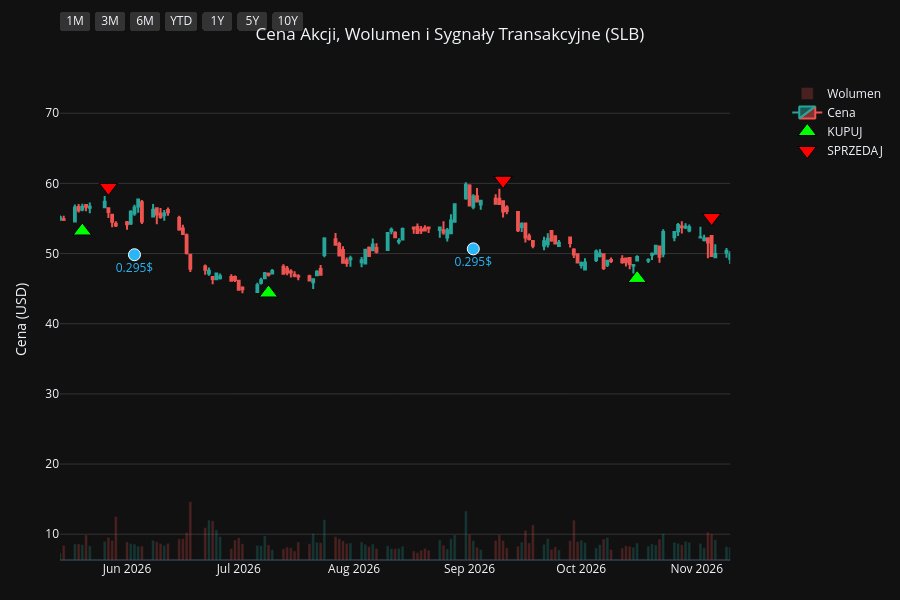
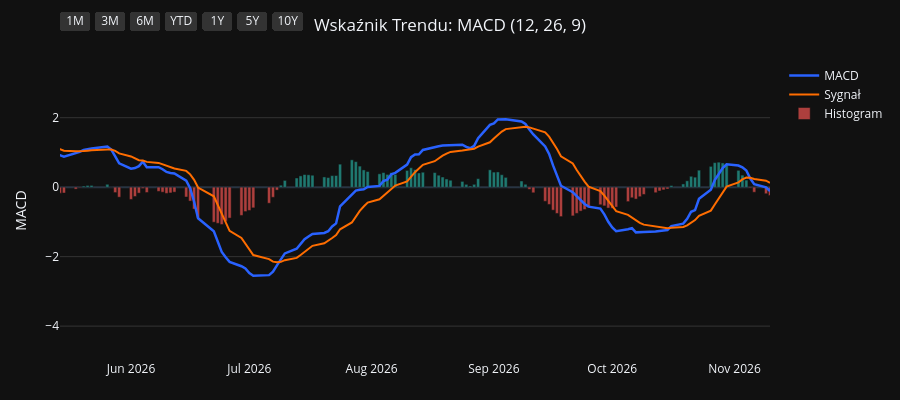
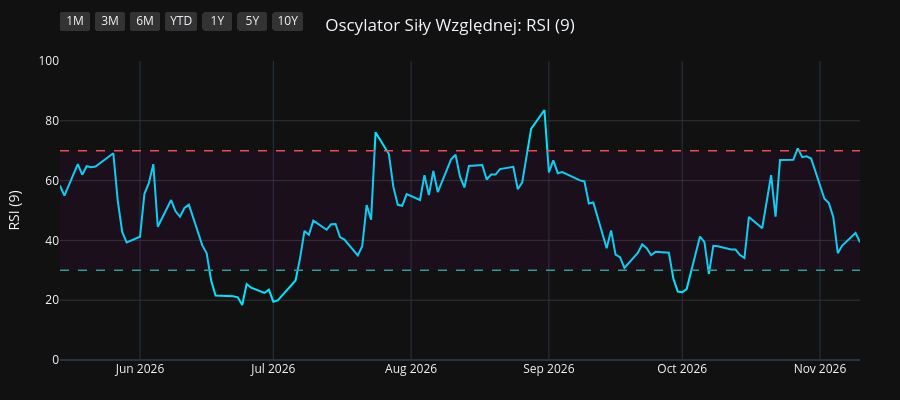
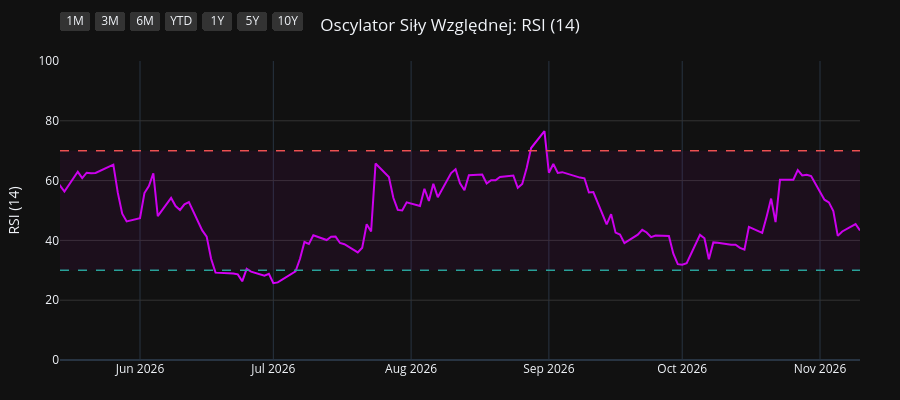

Write notebook code for charts like these, in order.
### Code cell
import os
import yfinance as yf
import pandas as pd
import pandas_ta as ta
import plotly.graph_objects as go
from plotly.subplots import make_subplots

# 1. Pobranie i przygotowanie danych
symbol = os.environ.get("STOCK_TICKER", "").strip().upper()
if not symbol:
    raise RuntimeError("Set STOCK_TICKER before running price_extractor.ipynb")
df = yf.Ticker(symbol).history(period="10y")
df.index = df.index.tz_localize(None)

# Wskaźniki i sygnały
df.ta.macd(fast=12, slow=26, signal=9, append=True)
df.ta.rsi(length=9, append=True)
df.ta.rsi(length=14, append=True)
df.ta.rsi(length=21, append=True)
df.dropna(inplace=True)

macd = df['MACD_12_26_9']
signal = df['MACDs_12_26_9']
wczorajszy_macd = macd.shift(1)
wczorajszy_signal = signal.shift(1)

df['Decyzja'] = 'BRAK'
df.loc[(macd > signal) & (wczorajszy_macd <= wczorajszy_signal), 'Decyzja'] = 'KUPUJ'
df.loc[(macd < signal) & (wczorajszy_macd >= wczorajszy_signal), 'Decyzja'] = 'SPRZEDAJ'

df_kupuj = df[df['Decyzja'] == 'KUPUJ']
df_sprzedaj = df[df['Decyzja'] == 'SPRZEDAJ']
df_dywidendy = df[df['Dividends'] > 0]
df_splity = df[df['Stock Splits'] > 0]

# Wspólna konfiguracja osi X
konfiguracja_osi_x = dict(
    type="date",
    showspikes=True, spikemode="across", spikesnap="cursor", spikedash="dot", spikecolor="#ffffff", spikethickness=1, hoverformat="%Y-%m-%d",
    rangeselector=dict(
        buttons=list([
            dict(count=1, label="1M", step="month", stepmode="backward"),
            dict(count=3, label="3M", step="month", stepmode="backward"),
            dict(count=6, label="6M", step="month", stepmode="backward"),
            dict(count=1, label="YTD", step="year", stepmode="todate"),
            dict(count=1, label="1Y", step="year", stepmode="backward"),
            dict(count=5, label="5Y", step="year", stepmode="backward"),
            dict(step="all", label="10Y")
        ]),
        bgcolor="#333333", activecolor="#2962ff", x=0, y=1.1
    )
)

# ==========================================
# WYKRES 1: CENA + WOLUMEN + SYGNAŁY
# ==========================================
fig1 = make_subplots(specs=[[{"secondary_y": True}]])

kolory_wolumenu = ['#26a69a' if row['Close'] >= row['Open'] else '#ef5350' for index, row in df.iterrows()]
fig1.add_trace(go.Bar(x=df.index, y=df['Volume'], marker_color=kolory_wolumenu, opacity=0.25, name='Wolumen'), secondary_y=True)
fig1.add_trace(go.Candlestick(x=df.index, open=df['Open'], high=df['High'], low=df['Low'], close=df['Close'], name='Cena', increasing_line_color='#26a69a', decreasing_line_color='#ef5350'), secondary_y=False)
fig1.add_trace(go.Scatter(x=df_kupuj.index, y=df_kupuj['Low'] * 0.95, customdata=df_kupuj[['Low', 'High']], mode='markers', marker=dict(symbol='triangle-up', size=16, color='#00ff00', line=dict(width=1, color='black')), name='KUPUJ', hovertemplate='KUPUJ<br>Najniższa: %{customdata[0]:.2f}<br>Najwyższa: %{customdata[1]:.2f}<extra></extra>'), secondary_y=False)
fig1.add_trace(go.Scatter(x=df_sprzedaj.index, y=df_sprzedaj['High'] * 1.05, customdata=df_sprzedaj[['Low', 'High']], mode='markers', marker=dict(symbol='triangle-down', size=16, color='#ff0000', line=dict(width=1, color='black')), name='SPRZEDAJ', hovertemplate='SPRZEDAJ<br>Najniższa: %{customdata[0]:.2f}<br>Najwyższa: %{customdata[1]:.2f}<extra></extra>'), secondary_y=False)

if not df_dywidendy.empty:
    fig1.add_trace(go.Scatter(x=df_dywidendy.index, y=df_dywidendy['Low'] * 0.90, mode='markers+text', marker=dict(symbol='circle', size=12, color='#29b6f6', line=dict(width=1, color='white')), text=df_dywidendy['Dividends'].apply(lambda x: f"{x}$"), textposition="bottom center", name='Dywidenda', showlegend=False, hovertemplate='Dywidenda: %{text}<extra></extra>', textfont=dict(color="#29b6f6")), secondary_y=False)
if not df_splity.empty:
                    fig1.add_trace(go.Scatter(x=df_splity.index, y=df_splity['High'], mode='markers+text', marker=dict(symbol='star', size=16, color='#ffee58', line=dict(width=1, color='black')), text=df_splity['Stock Splits'].apply(lambda x: f"{x:g}:1" if x >= 1 else f"1:{1 / x:g}"), textposition="top center", name='Split', hovertemplate='%{text}<extra></extra>', textfont=dict(color="#ffee58")), secondary_y=False)

fig1.update_layout(title=dict(text=f"Cena Akcji, Wolumen i Sygnały Transakcyjne ({symbol})", x=0.5, xanchor='center'), dragmode='pan', xaxis_rangeslider_visible=False, template='plotly_dark', height=600, hovermode='x unified', margin=dict(l=60, r=40, t=60, b=40))
fig1.update_xaxes(**konfiguracja_osi_x)
fig1.update_xaxes(range=[df.index.max() - pd.Timedelta(days=180), df.index.max()])
fig1.update_yaxes(title_text="Cena (USD)", secondary_y=False, gridcolor='#333333')
fig1.update_yaxes(range=[0, df['Volume'].max() * 4], showgrid=False, showticklabels=False, secondary_y=True)
fig1.show(config={'scrollZoom': True})

# ==========================================
# WYKRES 2: WSKAŹNIK MACD
# ==========================================
fig2 = go.Figure()
fig2.add_trace(go.Scatter(x=df.index, y=df['MACD_12_26_9'], line=dict(color='#2962ff', width=2.5), name='MACD'))
fig2.add_trace(go.Scatter(x=df.index, y=df['MACDs_12_26_9'], line=dict(color='#ff6d00', width=2), name='Sygnał'))
kolory_macd = ['#26a69a' if val >= 0 else '#ef5350' for val in df['MACDh_12_26_9']]
fig2.add_trace(go.Bar(x=df.index, y=df['MACDh_12_26_9'], marker_color=kolory_macd, name='Histogram', opacity=0.7))
fig2.update_layout(title=dict(text="Wskaźnik Trendu: MACD (12, 26, 9)", x=0.5, xanchor='center'), dragmode='pan', xaxis_rangeslider_visible=False, template='plotly_dark', height=400, hovermode='x unified', margin=dict(l=60, r=40, t=60, b=40))
fig2.update_xaxes(**konfiguracja_osi_x)
fig2.update_xaxes(range=[df.index.max() - pd.Timedelta(days=180), df.index.max()])
fig2.update_yaxes(title_text="MACD", gridcolor='#333333')
fig2.show(config={'scrollZoom': True})

# ==========================================
# WYKRES 3: OSCYLATOR RSI (9)
# ==========================================
fig3 = go.Figure()
fig3.add_trace(go.Scatter(x=df.index, y=df['RSI_9'], line=dict(color='#00e5ff', width=2), name='RSI (9)'))
fig3.add_hline(y=70, line_dash="dash", line_color="#ef5350", line_width=1.5)
fig3.add_hline(y=30, line_dash="dash", line_color="#26a69a", line_width=1.5)
fig3.add_hrect(y0=30, y1=70, line_width=0, fillcolor="purple", opacity=0.1)
fig3.update_layout(title=dict(text="Oscylator Siły Względnej: RSI (9)", x=0.5, xanchor='center'), dragmode='pan', xaxis_rangeslider_visible=False, template='plotly_dark', height=400, hovermode='x unified', margin=dict(l=60, r=40, t=60, b=40))
fig3.update_xaxes(**konfiguracja_osi_x)
fig3.update_xaxes(range=[df.index.max() - pd.Timedelta(days=180), df.index.max()])
fig3.update_yaxes(title_text="RSI (9)", range=[0, 100], gridcolor='#333333')
fig3.show(config={'scrollZoom': True})

# ==========================================
# WYKRES 4: OSCYLATOR RSI (14)
# ==========================================
fig4 = go.Figure()
fig4.add_trace(go.Scatter(x=df.index, y=df['RSI_14'], line=dict(color='#d500f9', width=2), name='RSI (14)'))
fig4.add_hline(y=70, line_dash="dash", line_color="#ef5350", line_width=1.5)
fig4.add_hline(y=30, line_dash="dash", line_color="#26a69a", line_width=1.5)
fig4.add_hrect(y0=30, y1=70, line_width=0, fillcolor="purple", opacity=0.1)
fig4.update_layout(title=dict(text="Oscylator Siły Względnej: RSI (14)", x=0.5, xanchor='center'), dragmode='pan', xaxis_rangeslider_visible=False, template='plotly_dark', height=400, hovermode='x unified', margin=dict(l=60, r=40, t=60, b=40))
fig4.update_xaxes(**konfiguracja_osi_x)
fig4.update_xaxes(range=[df.index.max() - pd.Timedelta(days=180), df.index.max()])
fig4.update_yaxes(title_text="RSI (14)", range=[0, 100], gridcolor='#333333')
fig4.show(config={'scrollZoom': True})

# ==========================================
# WYKRES 5: OSCYLATOR RSI (21)
# ==========================================
fig5 = go.Figure()
fig5.add_trace(go.Scatter(x=df.index, y=df['RSI_21'], line=dict(color='#64dd17', width=2), name='RSI (21)'))
fig5.add_hline(y=70, line_dash="dash", line_color="#ef5350", line_width=1.5)
fig5.add_hline(y=30, line_dash="dash", line_color="#26a69a", line_width=1.5)
fig5.add_hrect(y0=30, y1=70, line_width=0, fillcolor="purple", opacity=0.1)
fig5.update_layout(title=dict(text="Oscylator Siły Względnej: RSI (21)", x=0.5, xanchor='center'), dragmode='pan', xaxis_rangeslider_visible=False, template='plotly_dark', height=400, hovermode='x unified', margin=dict(l=60, r=40, t=60, b=40))
fig5.update_xaxes(**konfiguracja_osi_x)
fig5.update_xaxes(range=[df.index.max() - pd.Timedelta(days=180), df.index.max()])
fig5.update_yaxes(title_text="RSI (21)", range=[0, 100], gridcolor='#333333')
fig5.show(config={'scrollZoom': True})

### Figure 1 — Plotly figure (JSON) as saved in the notebook; plotly's stock layout.template omitted (floating-point values rounded to 4 significant figures; data arrays with more than 128 entries replaced by an {"elided": "..."} marker saying what was removed)
{"data": [{"marker": {"color": {"elided": "2479 str values"}}, "name": "Wolumen", "opacity": 0.25, "type": "bar", "x": {"elided": "2479 str values"}, "xaxis": "x", "y": {"elided": "2479 int values"}, "yaxis": "y2"}, {"close": {"elided": "2479 float values"}, "decreasing": {"line": {"color": "#ef5350"}}, "high": {"elided": "2479 float values"}, "increasing": {"line": {"color": "#26a69a"}}, "low": {"elided": "2479 float values"}, "name": "Cena", "open": {"elided": "2479 float values"}, "type": "candlestick", "x": {"elided": "2479 str values"}, "xaxis": "x", "yaxis": "y"}, {"customdata": {"elided": "87x2 float values"}, "hovertemplate": "KUPUJ<br>Najniższa: %{customdata[0]:.2f}<br>Najwyższa: %{customdata[1]:.2f}<extra></extra>", "marker": {"color": "#00ff00", "line": {"color": "black", "width": 1}, "size": 16, "symbol": "triangle-up"}, "mode": "markers", "name": "KUPUJ", "type": "scatter", "x": ["2017-01-19T00:00:00", "2017-03-01T00:00:00", "2017-03-16T00:00:00", "2017-03-29T00:00:00", "2017-05-10T00:00:00", "2017-05-31T00:00:00", "2017-07-03T00:00:00", "2017-08-29T00:00:00", "2017-11-06T00:00:00", "2017-11-30T00:00:00", "2018-03-05T00:00:00", "2018-04-04T00:00:00", "2018-05-09T00:00:00", "2018-06-29T00:00:00", "2018-07-05T00:00:00", "2018-07-27T00:00:00", "2018-08-08T00:00:00", "2018-08-23T00:00:00", "2018-09-18T00:00:00", "2018-11-26T00:00:00", "2018-12-28T00:00:00", "2019-02-15T00:00:00", "2019-03-21T00:00:00", "2019-03-29T00:00:00", "2019-06-07T00:00:00", "2019-08-30T00:00:00", "2019-10-18T00:00:00", "2019-11-21T00:00:00", "2019-12-06T00:00:00", "2020-02-11T00:00:00", "2020-03-25T00:00:00", "2020-07-16T00:00:00", "2020-08-05T00:00:00", "2020-09-17T00:00:00", "2020-10-08T00:00:00", "2020-10-30T00:00:00", "2021-01-06T00:00:00", "2021-02-05T00:00:00", "2021-04-28T00:00:00", "2021-06-02T00:00:00", "2021-07-27T00:00:00", "2021-08-24T00:00:00", "2021-09-13T00:00:00", "2021-09-23T00:00:00", "2021-12-08T00:00:00", "2021-12-22T00:00:00", "2022-03-08T00:00:00", "2022-03-24T00:00:00", "2022-04-14T00:00:00", "2022-05-05T00:00:00", "2022-05-16T00:00:00", "2022-07-19T00:00:00", "2022-09-12T00:00:00", "2022-10-04T00:00:00", "2022-12-21T00:00:00", "2023-02-14T00:00:00", "2023-03-03T00:00:00", "2023-03-29T00:00:00", "2023-05-22T00:00:00", "2023-09-01T00:00:00", "2023-10-16T00:00:00", "2023-11-28T00:00:00", "2023-12-14T00:00:00", "2024-01-23T00:00:00", "2024-02-16T00:00:00", "2024-05-10T00:00:00", "2024-06-11T00:00:00", "2024-07-11T00:00:00", "2024-08-19T00:00:00", "2024-08-21T00:00:00", "2024-09-18T00:00:00", "2024-11-06T00:00:00", "2025-01-02T00:00:00", "2025-02-12T00:00:00", "2025-03-17T00:00:00", "2025-04-24T00:00:00", "2025-06-06T00:00:00", "2025-07-02T00:00:00", "2025-07-28T00:00:00", "2025-08-19T00:00:00", "2025-10-22T00:00:00", "2025-12-03T00:00:00", "2026-01-05T00:00:00", "2026-03-23T00:00:00", "2026-05-20T00:00:00", "2026-07-09T00:00:00", "2026-10-16T00:00:00"], "xaxis": "x", "y": [62.73, 58.53, 57.56, 56.34, 52.54, 49.9, 48.2, 45.94, 47.13, 46.07, 48.56, 47.19, 52.69, 50.5, 49.7, 49.99, 49.73, 48.44, 46.3, 35.16, 27.91, 34.55, 34.01, 33.58, 27.74, 25.32, 25.68, 28.84, 29.22, 27.89, 11.18, 15.36, 16.06, 15.4, 13.3, 11.95, 19.91, 20.87, 22.07, 27.7, 24.17, 23.44, 23.18, 23.16, 26.2, 24.8, 36.89, 36.26, 36.11, 35.49, 34.96, 28.45, 34.21, 33.34, 45.01, 48.88, 47.2, 41.84, 39.36, 52.1, 51.69, 45.87, 44.09, 44.42, 42.89, 42.78, 39.6, 40.38, 40.26, 39.45, 37.07, 37.59, 34.65, 37.55, 37.43, 31.06, 30.71, 32.08, 32.71, 30.44, 31.53, 33.86, 39.74, 44.26, 53.21, 44.38, 46.46], "yaxis": "y"}, {"customdata": {"elided": "87x2 float values"}, "hovertemplate": "SPRZEDAJ<br>Najniższa: %{customdata[0]:.2f}<br>Najwyższa: %{customdata[1]:.2f}<extra></extra>", "marker": {"color": "#ff0000", "line": {"color": "black", "width": 1}, "size": 16, "symbol": "triangle-down"}, "mode": "markers", "name": "SPRZEDAJ", "type": "scatter", "x": ["2017-01-20T00:00:00", "2017-03-08T00:00:00", "2017-03-23T00:00:00", "2017-04-19T00:00:00", "2017-05-30T00:00:00", "2017-06-20T00:00:00", "2017-08-08T00:00:00", "2017-10-05T00:00:00", "2017-11-15T00:00:00", "2018-01-25T00:00:00", "2018-03-26T00:00:00", "2018-05-02T00:00:00", "2018-05-25T00:00:00", "2018-07-02T00:00:00", "2018-07-20T00:00:00", "2018-08-03T00:00:00", "2018-08-09T00:00:00", "2018-09-04T00:00:00", "2018-10-11T00:00:00", "2018-12-06T00:00:00", "2019-02-08T00:00:00", "2019-02-22T00:00:00", "2019-03-22T00:00:00", "2019-04-24T00:00:00", "2019-07-17T00:00:00", "2019-09-25T00:00:00", "2019-11-15T00:00:00", "2019-12-03T00:00:00", "2020-01-02T00:00:00", "2020-02-24T00:00:00", "2020-06-12T00:00:00", "2020-07-31T00:00:00", "2020-08-20T00:00:00", "2020-09-21T00:00:00", "2020-10-28T00:00:00", "2020-12-14T00:00:00", "2021-01-21T00:00:00", "2021-03-12T00:00:00", "2021-05-24T00:00:00", "2021-06-14T00:00:00", "2021-08-18T00:00:00", "2021-09-09T00:00:00", "2021-09-22T00:00:00", "2021-10-27T00:00:00", "2021-12-17T00:00:00", "2022-02-03T00:00:00", "2022-03-15T00:00:00", "2022-03-31T00:00:00", "2022-04-21T00:00:00", "2022-05-09T00:00:00", "2022-06-13T00:00:00", "2022-09-02T00:00:00", "2022-09-19T00:00:00", "2022-11-10T00:00:00", "2023-01-24T00:00:00", "2023-02-17T00:00:00", "2023-03-08T00:00:00", "2023-04-25T00:00:00", "2023-07-27T00:00:00", "2023-09-19T00:00:00", "2023-10-24T00:00:00", "2023-12-06T00:00:00", "2024-01-08T00:00:00", "2024-02-01T00:00:00", "2024-04-04T00:00:00", "2024-05-23T00:00:00", "2024-07-10T00:00:00", "2024-07-30T00:00:00", "2024-08-20T00:00:00", "2024-09-03T00:00:00", "2024-10-17T00:00:00", "2024-12-04T00:00:00", "2025-01-31T00:00:00", "2025-02-25T00:00:00", "2025-04-03T00:00:00", "2025-05-27T00:00:00", "2025-06-24T00:00:00", "2025-07-16T00:00:00", "2025-07-30T00:00:00", "2025-09-15T00:00:00", "2025-11-17T00:00:00", "2025-12-18T00:00:00", "2026-01-30T00:00:00", "2026-05-06T00:00:00", "2026-05-27T00:00:00", "2026-09-10T00:00:00", "2026-11-05T00:00:00"], "xaxis": "x", "y": [70.02, 64.14, 62.96, 62.99, 56.17, 54.2, 53.86, 56.37, 50.87, 64.94, 53.93, 57.21, 57.8, 55.58, 57.0, 55.52, 55.53, 53.01, 50.86, 36.48, 36.92, 38.76, 37.75, 39.33, 34.9, 31.44, 31.6, 31.74, 36.52, 29.11, 18.16, 17.01, 17.94, 16.78, 13.61, 21.71, 23.51, 27.6, 29.96, 32.92, 25.78, 25.61, 26.15, 32.14, 27.97, 37.23, 38.41, 40.17, 41.13, 39.94, 43.31, 36.72, 37.27, 51.72, 54.08, 53.01, 52.24, 47.79, 56.28, 59.97, 57.4, 49.59, 49.6, 48.42, 54.03, 46.32, 44.78, 47.4, 44.82, 42.7, 43.83, 43.51, 41.35, 42.3, 40.63, 34.38, 34.55, 35.78, 36.11, 37.21, 37.85, 39.83, 50.15, 58.52, 59.44, 60.44, 55.14], "yaxis": "y"}, {"hovertemplate": "Dywidenda: %{text}<extra></extra>", "marker": {"color": "#29b6f6", "line": {"color": "white", "width": 1}, "size": 12, "symbol": "circle"}, "mode": "markers+text", "name": "Dywidenda", "showlegend": false, "text": ["0.5$", "0.5$", "0.5$", "0.5$", "0.5$", "0.5$", "0.5$", "0.5$", "0.5$", "0.5$", "0.5$", "0.5$", "0.5$", "0.125$", "0.125$", "0.125$", "0.125$", "0.125$", "0.125$", "0.125$", "0.125$", "0.175$", "0.175$", "0.175$", "0.25$", "0.25$", "0.25$", "0.25$", "0.275$", "0.275$", "0.275$", "0.275$", "0.285$", "0.285$", "0.285$", "0.285$", "0.295$", "0.295$", "0.295$"], "textfont": {"color": "#29b6f6"}, "textposition": "bottom center", "type": "scatter", "x": ["2017-02-13T00:00:00", "2017-05-30T00:00:00", "2017-09-01T00:00:00", "2017-12-05T00:00:00", "2018-02-06T00:00:00", "2018-06-05T00:00:00", "2018-09-04T00:00:00", "2018-12-04T00:00:00", "2019-02-12T00:00:00", "2019-06-04T00:00:00", "2019-09-03T00:00:00", "2019-12-03T00:00:00", "2020-02-11T00:00:00", "2020-06-02T00:00:00", "2020-09-01T00:00:00", "2020-12-01T00:00:00", "2021-02-16T00:00:00", "2021-06-01T00:00:00", "2021-08-31T00:00:00", "2021-11-30T00:00:00", "2022-02-08T00:00:00", "2022-05-31T00:00:00", "2022-09-06T00:00:00", "2022-12-06T00:00:00", "2023-02-07T00:00:00", "2023-06-06T00:00:00", "2023-09-05T00:00:00", "2023-12-05T00:00:00", "2024-02-06T00:00:00", "2024-06-05T00:00:00", "2024-09-04T00:00:00", "2024-12-04T00:00:00", "2025-02-05T00:00:00", "2025-06-04T00:00:00", "2025-09-03T00:00:00", "2025-12-03T00:00:00", "2026-02-11T00:00:00", "2026-06-03T00:00:00", "2026-09-02T00:00:00"], "xaxis": "x", "y": [56.06, 47.57, 43.98, 44.65, 48.91, 48.48, 44.43, 32.03, 32.19, 26.25, 23.59, 26.54, 26.42, 14.5, 14.59, 16.6, 21.42, 25.63, 22.48, 22.94, 31.32, 37.02, 30.4, 41.46, 43.52, 37.61, 49.96, 42.28, 40.26, 36.25, 35.2, 36.32, 34.74, 28.87, 30.67, 32.08, 45.36, 49.84, 50.67], "yaxis": "y"}], "layout": {"dragmode": "pan", "height": 600, "hovermode": "x unified", "margin": {"b": 40, "l": 60, "r": 40, "t": 60}, "title": {"text": "Cena Akcji, Wolumen i Sygnały Transakcyjne (SLB)", "x": 0.5, "xanchor": "center"}, "xaxis": {"anchor": "y", "domain": [0.0, 0.94], "hoverformat": "%Y-%m-%d", "range": ["2026-05-14T00:00:00", "2026-11-10T00:00:00"], "rangeselector": {"activecolor": "#2962ff", "bgcolor": "#333333", "buttons": [{"count": 1, "label": "1M", "step": "month", "stepmode": "backward"}, {"count": 3, "label": "3M", "step": "month", "stepmode": "backward"}, {"count": 6, "label": "6M", "step": "month", "stepmode": "backward"}, {"count": 1, "label": "YTD", "step": "year", "stepmode": "todate"}, {"count": 1, "label": "1Y", "step": "year", "stepmode": "backward"}, {"count": 5, "label": "5Y", "step": "year", "stepmode": "backward"}, {"label": "10Y", "step": "all"}], "x": 0, "y": 1.1}, "rangeslider": {"visible": false}, "showspikes": true, "spikecolor": "#ffffff", "spikedash": "dot", "spikemode": "across", "spikesnap": "cursor", "spikethickness": 1, "type": "date"}, "yaxis": {"anchor": "x", "domain": [0.0, 1.0], "gridcolor": "#333333", "title": {"text": "Cena (USD)"}}, "yaxis2": {"anchor": "x", "overlaying": "y", "range": [0, 344592000], "showgrid": false, "showticklabels": false, "side": "right"}}}

### Figure 2 — Plotly figure (JSON) as saved in the notebook; plotly's stock layout.template omitted (floating-point values rounded to 4 significant figures; data arrays with more than 128 entries replaced by an {"elided": "..."} marker saying what was removed)
{"data": [{"line": {"color": "#2962ff", "width": 2.5}, "name": "MACD", "type": "scatter", "x": {"elided": "2479 str values"}, "y": {"elided": "2479 float values"}}, {"line": {"color": "#ff6d00", "width": 2}, "name": "Sygnał", "type": "scatter", "x": {"elided": "2479 str values"}, "y": {"elided": "2479 float values"}}, {"marker": {"color": {"elided": "2479 str values"}}, "name": "Histogram", "opacity": 0.7, "type": "bar", "x": {"elided": "2479 str values"}, "y": {"elided": "2479 float values"}}], "layout": {"dragmode": "pan", "height": 400, "hovermode": "x unified", "margin": {"b": 40, "l": 60, "r": 40, "t": 60}, "title": {"text": "Wskaźnik Trendu: MACD (12, 26, 9)", "x": 0.5, "xanchor": "center"}, "xaxis": {"hoverformat": "%Y-%m-%d", "range": ["2026-05-14T00:00:00", "2026-11-10T00:00:00"], "rangeselector": {"activecolor": "#2962ff", "bgcolor": "#333333", "buttons": [{"count": 1, "label": "1M", "step": "month", "stepmode": "backward"}, {"count": 3, "label": "3M", "step": "month", "stepmode": "backward"}, {"count": 6, "label": "6M", "step": "month", "stepmode": "backward"}, {"count": 1, "label": "YTD", "step": "year", "stepmode": "todate"}, {"count": 1, "label": "1Y", "step": "year", "stepmode": "backward"}, {"count": 5, "label": "5Y", "step": "year", "stepmode": "backward"}, {"label": "10Y", "step": "all"}], "x": 0, "y": 1.1}, "rangeslider": {"visible": false}, "showspikes": true, "spikecolor": "#ffffff", "spikedash": "dot", "spikemode": "across", "spikesnap": "cursor", "spikethickness": 1, "type": "date"}, "yaxis": {"gridcolor": "#333333", "title": {"text": "MACD"}}}}

### Figure 3 — Plotly figure (JSON) as saved in the notebook; plotly's stock layout.template omitted (floating-point values rounded to 4 significant figures; data arrays with more than 128 entries replaced by an {"elided": "..."} marker saying what was removed)
{"data": [{"line": {"color": "#00e5ff", "width": 2}, "name": "RSI (9)", "type": "scatter", "x": {"elided": "2479 str values"}, "y": {"elided": "2479 float values"}}], "layout": {"dragmode": "pan", "height": 400, "hovermode": "x unified", "margin": {"b": 40, "l": 60, "r": 40, "t": 60}, "shapes": [{"line": {"color": "#ef5350", "dash": "dash", "width": 1.5}, "type": "line", "x0": 0, "x1": 1, "xref": "x domain", "y0": 70, "y1": 70, "yref": "y"}, {"line": {"color": "#26a69a", "dash": "dash", "width": 1.5}, "type": "line", "x0": 0, "x1": 1, "xref": "x domain", "y0": 30, "y1": 30, "yref": "y"}, {"fillcolor": "purple", "line": {"width": 0}, "opacity": 0.1, "type": "rect", "x0": 0, "x1": 1, "xref": "x domain", "y0": 30, "y1": 70, "yref": "y"}], "title": {"text": "Oscylator Siły Względnej: RSI (9)", "x": 0.5, "xanchor": "center"}, "xaxis": {"hoverformat": "%Y-%m-%d", "range": ["2026-05-14T00:00:00", "2026-11-10T00:00:00"], "rangeselector": {"activecolor": "#2962ff", "bgcolor": "#333333", "buttons": [{"count": 1, "label": "1M", "step": "month", "stepmode": "backward"}, {"count": 3, "label": "3M", "step": "month", "stepmode": "backward"}, {"count": 6, "label": "6M", "step": "month", "stepmode": "backward"}, {"count": 1, "label": "YTD", "step": "year", "stepmode": "todate"}, {"count": 1, "label": "1Y", "step": "year", "stepmode": "backward"}, {"count": 5, "label": "5Y", "step": "year", "stepmode": "backward"}, {"label": "10Y", "step": "all"}], "x": 0, "y": 1.1}, "rangeslider": {"visible": false}, "showspikes": true, "spikecolor": "#ffffff", "spikedash": "dot", "spikemode": "across", "spikesnap": "cursor", "spikethickness": 1, "type": "date"}, "yaxis": {"gridcolor": "#333333", "range": [0, 100], "title": {"text": "RSI (9)"}}}}

### Figure 4 — Plotly figure (JSON) as saved in the notebook; plotly's stock layout.template omitted (floating-point values rounded to 4 significant figures; data arrays with more than 128 entries replaced by an {"elided": "..."} marker saying what was removed)
{"data": [{"line": {"color": "#d500f9", "width": 2}, "name": "RSI (14)", "type": "scatter", "x": {"elided": "2479 str values"}, "y": {"elided": "2479 float values"}}], "layout": {"dragmode": "pan", "height": 400, "hovermode": "x unified", "margin": {"b": 40, "l": 60, "r": 40, "t": 60}, "shapes": [{"line": {"color": "#ef5350", "dash": "dash", "width": 1.5}, "type": "line", "x0": 0, "x1": 1, "xref": "x domain", "y0": 70, "y1": 70, "yref": "y"}, {"line": {"color": "#26a69a", "dash": "dash", "width": 1.5}, "type": "line", "x0": 0, "x1": 1, "xref": "x domain", "y0": 30, "y1": 30, "yref": "y"}, {"fillcolor": "purple", "line": {"width": 0}, "opacity": 0.1, "type": "rect", "x0": 0, "x1": 1, "xref": "x domain", "y0": 30, "y1": 70, "yref": "y"}], "title": {"text": "Oscylator Siły Względnej: RSI (14)", "x": 0.5, "xanchor": "center"}, "xaxis": {"hoverformat": "%Y-%m-%d", "range": ["2026-05-14T00:00:00", "2026-11-10T00:00:00"], "rangeselector": {"activecolor": "#2962ff", "bgcolor": "#333333", "buttons": [{"count": 1, "label": "1M", "step": "month", "stepmode": "backward"}, {"count": 3, "label": "3M", "step": "month", "stepmode": "backward"}, {"count": 6, "label": "6M", "step": "month", "stepmode": "backward"}, {"count": 1, "label": "YTD", "step": "year", "stepmode": "todate"}, {"count": 1, "label": "1Y", "step": "year", "stepmode": "backward"}, {"count": 5, "label": "5Y", "step": "year", "stepmode": "backward"}, {"label": "10Y", "step": "all"}], "x": 0, "y": 1.1}, "rangeslider": {"visible": false}, "showspikes": true, "spikecolor": "#ffffff", "spikedash": "dot", "spikemode": "across", "spikesnap": "cursor", "spikethickness": 1, "type": "date"}, "yaxis": {"gridcolor": "#333333", "range": [0, 100], "title": {"text": "RSI (14)"}}}}
